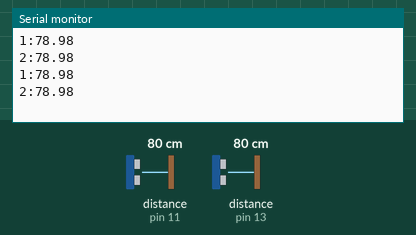
Simulated run of this sketch. Board: Arduino Uno, built with avr-gcc and run on an emulated ATmega328P. On the bench: the last lines printed to the serial monitor. Wiring (inferred from the names in the program): 2 × ultrasonic range finder: trigger pin 10, echo pin 11 / trigger pin 12, echo pin 13. Inputs (shaded band) come from the test bench; at power-on: distance to the obstacle (sensors on pin 11, pin 13) 80 cm. The echo pulse lasts 58.3 µs per cm.

Above: at 1.8 s.
1.9 s: distance to the obstacle (sensor on pin 11) set to 2 cm
At 2.8 s:
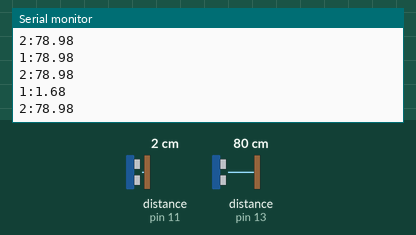
3.4 s: distance to the obstacle (sensor on pin 13) set to 2 cm
At 4.7 s:
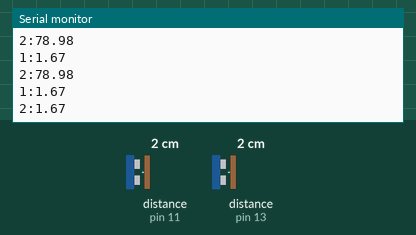
4.9 s: distance to the obstacle (sensor on pin 11) set to 4 cm
At 5.8 s:
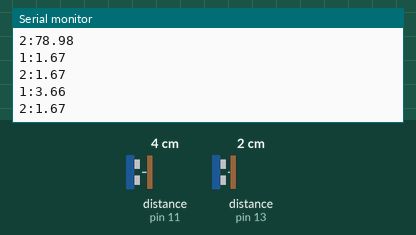
6.4 s: distance to the obstacle (sensor on pin 13) set to 4 cm
At 7.5 s:
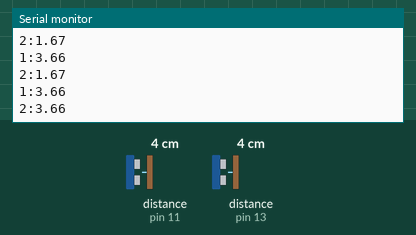
Timing chart, 0 to 8.9 s (numbered marks = the images above; inputs shaded):
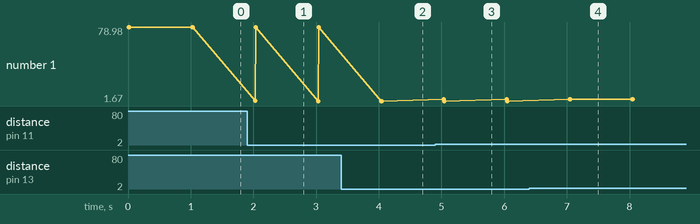

The sketch:

ultrasonic_test.ino
```cpp
#define DIST_PROPORTIONAL_CONST 0.034/2

//sensor 1 pins
const int trigPin1 = 10;
const int echoPin1 = 11;

//sensor 2 pins
const int trigPin2 = 12;
const int echoPin2 = 13;

float distance1, distance2;

float sensor_output(int trigPin, int echoPin){
  digitalWrite(trigPin, LOW);
  delayMicroseconds(5);

  digitalWrite(trigPin, HIGH);
  delayMicroseconds(10);
  digitalWrite(trigPin, LOW);

  float duration = pulseIn(echoPin, HIGH);

  float distance = duration*DIST_PROPORTIONAL_CONST;

  return distance;
  }

void setup() {
  // put your setup code here, to run once:
  Serial.begin(9600);
  pinMode(trigPin1,OUTPUT);
  pinMode(echoPin1,INPUT);
  pinMode(trigPin2,OUTPUT);
  pinMode(echoPin2,INPUT);

}

void loop() {
  // put your main code here, to run repeatedly:
  distance1 = sensor_output(trigPin1, echoPin1);
  distance2 = sensor_output(trigPin2, echoPin2);
  Serial.print("1:");
  Serial.println(distance1);
  Serial.print("2:");
  Serial.println(distance2);
  delay(1000);

}
```

Measured:
- after the input at 1.9 s, the serial monitor: prints a new line after 0.13 s (image 1)
- after the input at 3.4 s, the serial monitor: prints a new line after 0.65 s (image 2)
- after the input at 4.9 s, the serial monitor: prints a new line after 0.14 s (image 3)
- after the input at 6.4 s, the serial monitor: prints a new line after 0.65 s (image 4)
